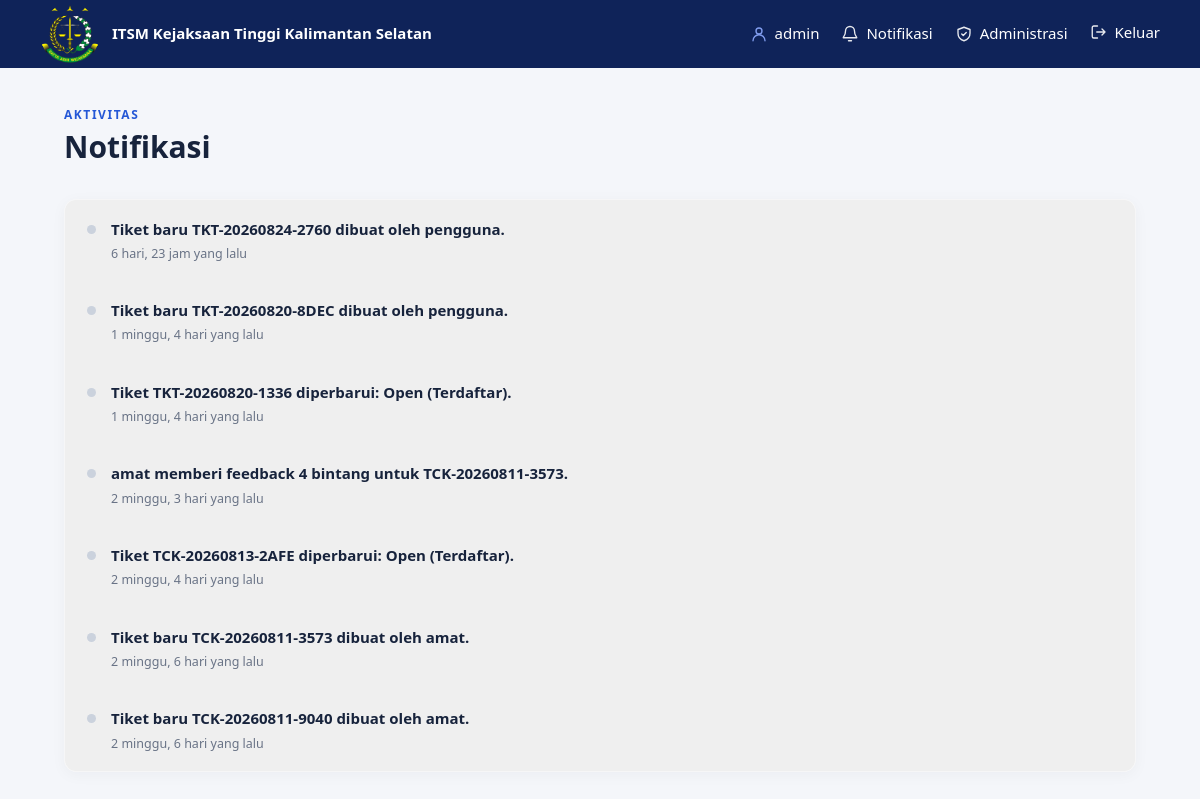
The app's page /notifications/ (signed in) with its own data.
### tickets/models.py (models this page shows, shortened)
class Notification(models.Model):
    recipient = models.ForeignKey(
        User, on_delete=models.CASCADE, related_name="ticket_notifications"
    )
    ticket = models.ForeignKey(
        Ticket, on_delete=models.CASCADE, related_name="notifications"
    )
    message = models.CharField(max_length=255)
    is_read = models.BooleanField(default=False)
    created_at = models.DateTimeField(auto_now_add=True)
    class Meta:
        ordering = ("-created_at",)

### tickets/views.py (the view)
# urls.py: path("notifications/", views.notification_list, name="notifications"),
@login_required
@require_GET
def notification_list(request):
    notifications = request.user.ticket_notifications.select_related("ticket")
    return render(request, "tickets/notification_list.html", {"notifications": notifications})

### tickets/context_processors.py (called while the page is built)
def notifications(request):
    if not request.user.is_authenticated:
        return {"unread_notification_count": 0}
    return {
        "unread_notification_count": request.user.ticket_notifications.filter(
            is_read=False
        ).count()
    }

### templates/tickets/notification_list.html (shortened to what this page needs)
{% extends 'base.html' %}
{% block content %}
<div class="page-heading">
  <div><p class="eyebrow">AKTIVITAS</p><h1>Notifikasi</h1></div>
</div>
<section class="card notification-list">
  {% for notification in notifications %}
    <form method="post" action="{% url 'tickets:notification_read' notification.pk %}">
      <button class="notification-item {% if not notification.is_read %}unread{% endif %}" type="submit">
        <span class="notification-dot"></span>
        <span><strong>{{ notification.message }}</strong><small>{{ notification.created_at|timesince }} yang lalu</small></span>
      </button>
    </form>
  {% empty %}<p class="empty">Belum ada notifikasi.</p>{% endfor %}
</section>
{% endblock %}

### templates/base.html (shortened to what this page needs)
{% load static %}
<!doctype html>
<html lang="id">
<head>
  <link rel="stylesheet" href="{% static 'css/app.css' %}">
  <link rel="stylesheet" href="{% static 'css/notifications.css' %}">
</head>
<body>
  <header class="site-header">
    <a class="brand" href="{% url 'tickets:list' %}">
      <img src="{% static 'images/logo_kejaksaan.png' %}" alt="logo kejaksaan " class="brand-logo">
      <span> ITSM Kejaksaan Tinggi Kalimantan Selatan</span>
    </a>
    {% if user.is_authenticated %}
    <nav>
      <span class="nav-item user-name">
        <svg class="nav-icon" viewBox="0 0 24 24" aria-hidden="true">
          <circle cx="12" cy="8" r="4"></circle>
          <path d="M4 21a8 8 0 0 1 16 0"></path>
        </svg>
        {{ user.get_full_name|default:user.username }}
      </span>
      <a class="nav-item notification-link" href="{% url 'tickets:notifications' %}">
        <svg class="nav-icon" viewBox="0 0 24 24" aria-hidden="true">
          <path d="M18 8a6 6 0 0 0-12 0c0 7-3 7-3 9h18c0-2-3-2-3-9"></path>
          <path d="M10 21h4"></path>
        </svg>
        Notifikasi
      </a>
      {% if user.is_superuser %}<a class="nav-item" href="{% url 'admin:index' %}">
        <svg class="nav-icon" viewBox="0 0 24 24" aria-hidden="true">
          <path d="M12 3 4 6v5c0 5 3.4 8.7 8 10 4.6-1.3 8-5 8-10V6l-8-3Z"></path>
          <path d="m9 12 2 2 4-4"></path>
        </svg>
        Administrasi
      </a>{% endif %}
      <form method="post" action="{% url 'logout' %}">{% csrf_token %}<button class="link-button nav-item">
          <svg class="nav-icon" viewBox="0 0 24 24" aria-hidden="true">
            <path d="M10 4H5a2 2 0 0 0-2 2v12a2 2 0 0 0 2 2h5"></path>
            <path d="m16 16 4-4-4-4M20 12H9"></path>
          </svg>
          Keluar
        </button></form>
    </nav>
    {% endif %}
  </header>
  <main class="container">
    {% block content %}{% endblock %}
  </main>
</body>
</html>

### static/css/app.css (style rules this page uses)
:root { --ink: #17233c; --muted: #697386; --line: #f6f6f7; --surface: #fff; --bg: #f4f6fa; --brand: #2457d6; --brand-dark: #1943aa; --success: #087f5b; --warning: #a15c00; --danger: #c92a2a }
* { box-sizing: border-box }
body { margin: 0; background: var(--bg); color: var(--ink); font: 15px/1.55 system-ui, -apple-system, "Segoe UI", sans-serif }
.site-header { height: 68px; background: #0f2359; color: #fffefe; display: flex; align-items: center; justify-content: space-between; padding: 0 max(24px, calc((100% - 1120px)/2)) }
.brand { display: flex; align-items: center; gap: 12px; color: #fff; text-decoration: none; font-weight: 700 }
.brand-logo { height: 60px; width: 60px; border-radius: 60%; flex-shrink: 0; }
.site-header nav { display: flex; align-items: center; gap: 22px }
.site-header nav a, .link-button { color: #fff; text-decoration: none }
.site-header form { margin: 0 }
.link-button { border: 0; background: none; font: inherit; cursor: pointer; padding: 0 }
.container { max-width: 1120px; margin: 38px auto; padding: 0 24px 64px }
h1 { font-size: 30px; line-height: 1.2; margin: 4px 0 12px }
.eyebrow { font-size: 12px; letter-spacing: .13em; color: var(--brand); font-weight: 800; margin: 0 }
.muted, small { color: var(--muted) }
.card { background: var(--surface); border: 1px solid var(--line); border-radius: 12px; padding: 24px; box-shadow: 0 3px 15px rgba(23, 35, 60, .04) }
.page-heading { display: flex; align-items: center; justify-content: space-between; margin-bottom: 22px }

### static/css/notifications.css (style rules this page uses)
.notification-link { position: relative; }
.nav-item { display: inline-flex; align-items: center; gap: 7px; white-space: nowrap; }
.nav-icon { width: 18px; height: 18px; flex: 0 0 auto; fill: none; stroke: currentColor; stroke-width: 1.8; stroke-linecap: round; stroke-linejoin: round; opacity: .9; }
.user-name .nav-icon { color: #8eabff; }
.notification-list { padding: 0; overflow: hidden; }
.notification-list form { margin: 0; }
.notification-item { display: grid; grid-template-columns: 12px 1fr; gap: 12px; padding: 18px 22px; border-bottom: 1px solid var(--line); color: var(--ink); text-decoration: none; width: 100%; border: 0; font: inherit; text-align: left; cursor: pointer; }
.notification-item:last-child { border-bottom: 0; }
.notification-item small { display: block; margin-top: 3px; }
.notification-dot { width: 9px; height: 9px; margin-top: 7px; border-radius: 50%; background: #cbd2dd; }

### records on screen
Notification: message "Tiket baru TKT-20260824-2760 dibuat oleh pengguna.", created_at "6 hari, 23 jam"
Notification: message "Tiket baru TKT-20260820-8DEC dibuat oleh pengguna.", created_at "1 minggu, 4 hari"
Notification: message "Tiket TKT-20260820-1336 diperbarui: Open (Terdaftar).", created_at "1 minggu, 4 hari"
Notification: message "amat memberi feedback 4 bintang untuk TCK-20260811-3573.", created_at "2 minggu, 3 hari"
Notification: message "Tiket TCK-20260813-2AFE diperbarui: Open (Terdaftar).", created_at "2 minggu, 4 hari"
Notification: message "Tiket baru TCK-20260811-3573 dibuat oleh amat.", created_at "2 minggu, 6 hari"
Notification: message "Tiket baru TCK-20260811-9040 dibuat oleh amat.", created_at "2 minggu, 6 hari"

### other values on screen
{{ user.get_full_name|default:user.username }} "admin"
